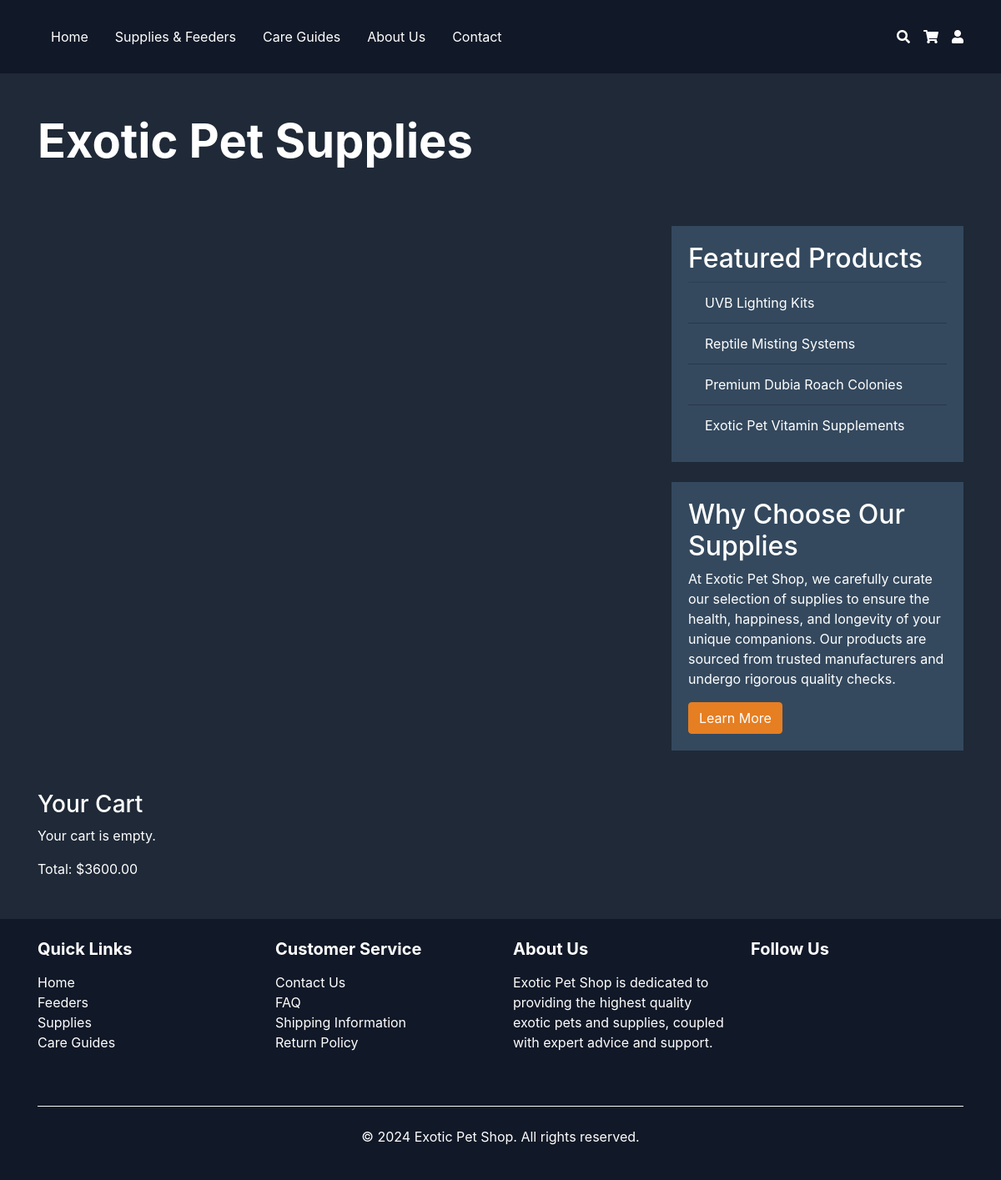
The app's page /supplies/ (signed in), older data.
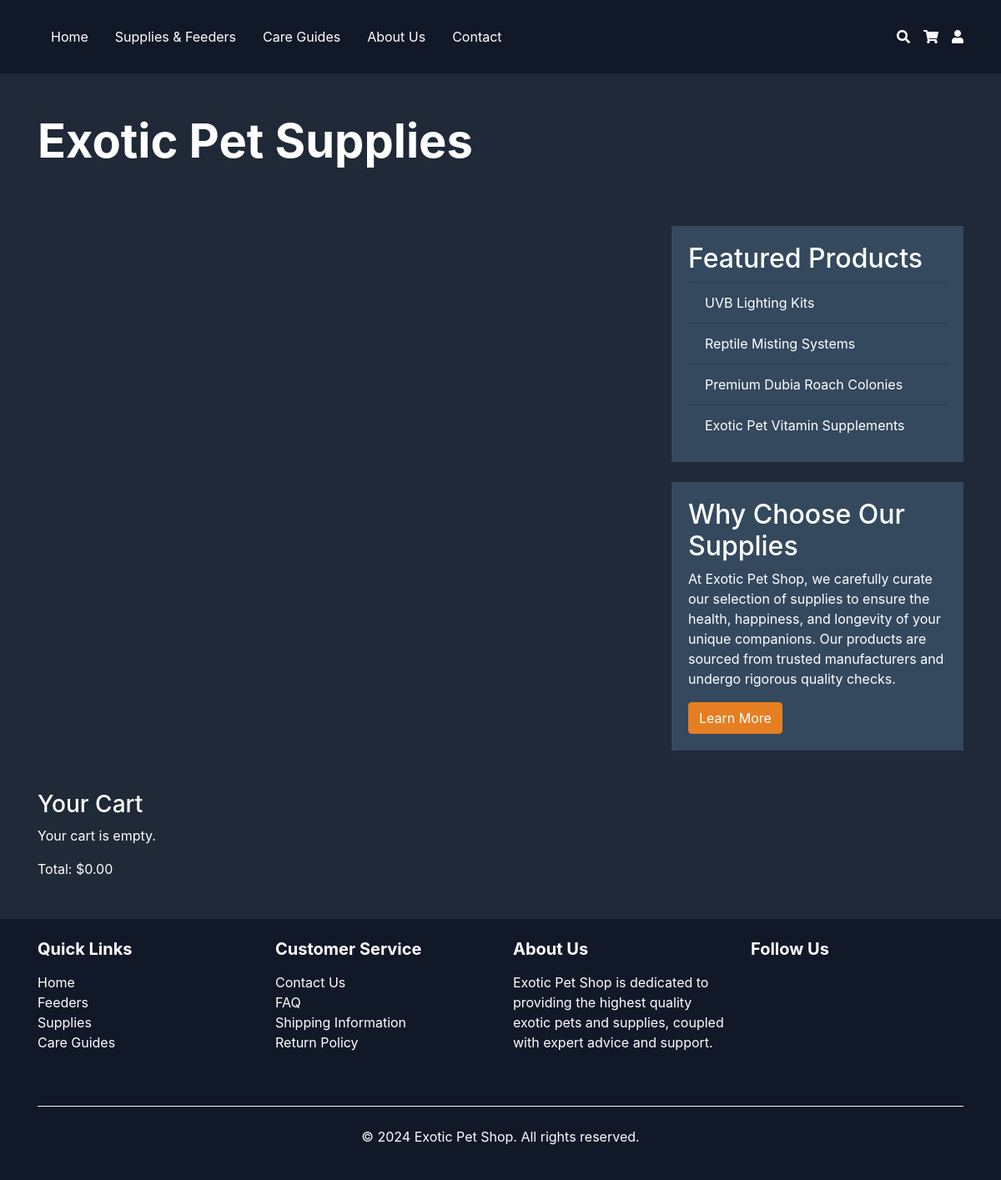
The same page, newer data.
### Store/models.py (models this page shows, shortened)
class Cart(models.Model):
    user = models.OneToOneField(User, on_delete=models.CASCADE, default=None)
    total_price = models.DecimalField(max_digits=6, decimal_places=2, default=0)

### Store/views.py (the view)
# urls.py: path('supplies/', views.display_supplies, name='supplies'),
def display_supplies(request):
    categories = SupplyCategory.objects.all()
    supplies = Supplies.objects.all()
    if request.user.is_authenticated:
        cart, created = Cart.objects.get_or_create(user=request.user)
        cart_items = cart.items.all()
    else:
        cart = None
        cart_items = []
    return render(request, 'supplies.html', {'categories': categories, 'supplies': supplies, 'cart_items': cart_items, 'cart': cart})

### templates/supplies.html (shortened to what the changed rows need)
{% extends 'layout.html' %}
{% load static %}
{% block content %}
<link rel="stylesheet" type="text/css" href="{% static '/css/supplies.css' %}">
<link rel="stylesheet" type="text/css" href="{% static 'css/cart_sidebar.css' %}">
<div class="container my-5">
    <h1 class="mb-5 display-4 font-weight-bold">Exotic Pet Supplies</h1>
    <div class="row">
        <div class="col-lg-4">
            <div class="featured-products">
                <h2>Featured Products</h2>
            </div>
            <div class="why-choose-us mt-4">
                <h2>Why Choose Our Supplies</h2>
            </div>
        </div>
    </div>
    <div class="cart-section mt-5">
        <div class="cart-total">
            Total: $<span id="cart-total">{{ cart.total_price|default:0|floatformat:2 }}</span>
        </div>
    </div>
</div>
{% endblock %}

Row changes from the older to the newer data that the page shows:
removed Cart: total_price "3600.00"
added Cart: total_price "0.00"
